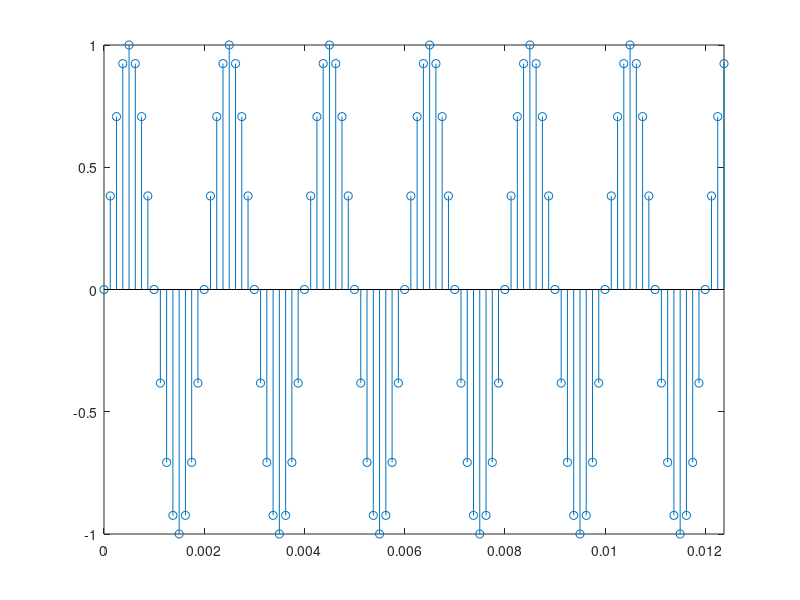

Here is the MATLAB script that generated this plot:
clc;clear;close all

ws=2*pi*8000;
fs=ws/2/pi;
%% a
w0=500*pi*2;
T0=1/w0;

n=0:1/fs:99/fs;

figure
stem(n,sin(w0*n))
xlim([0,99/fs])